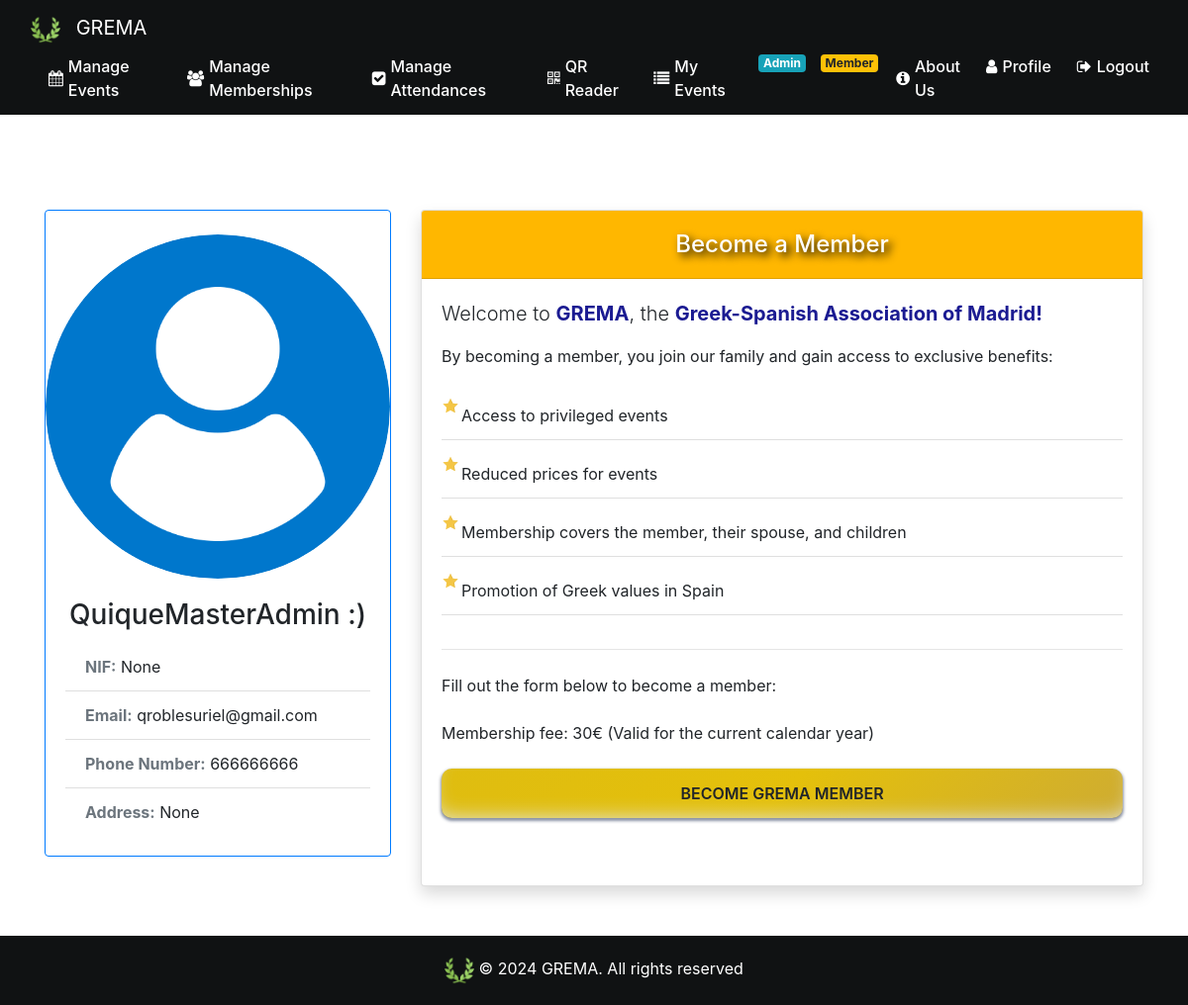
Page /become_member (signed in) on the earlier database version.
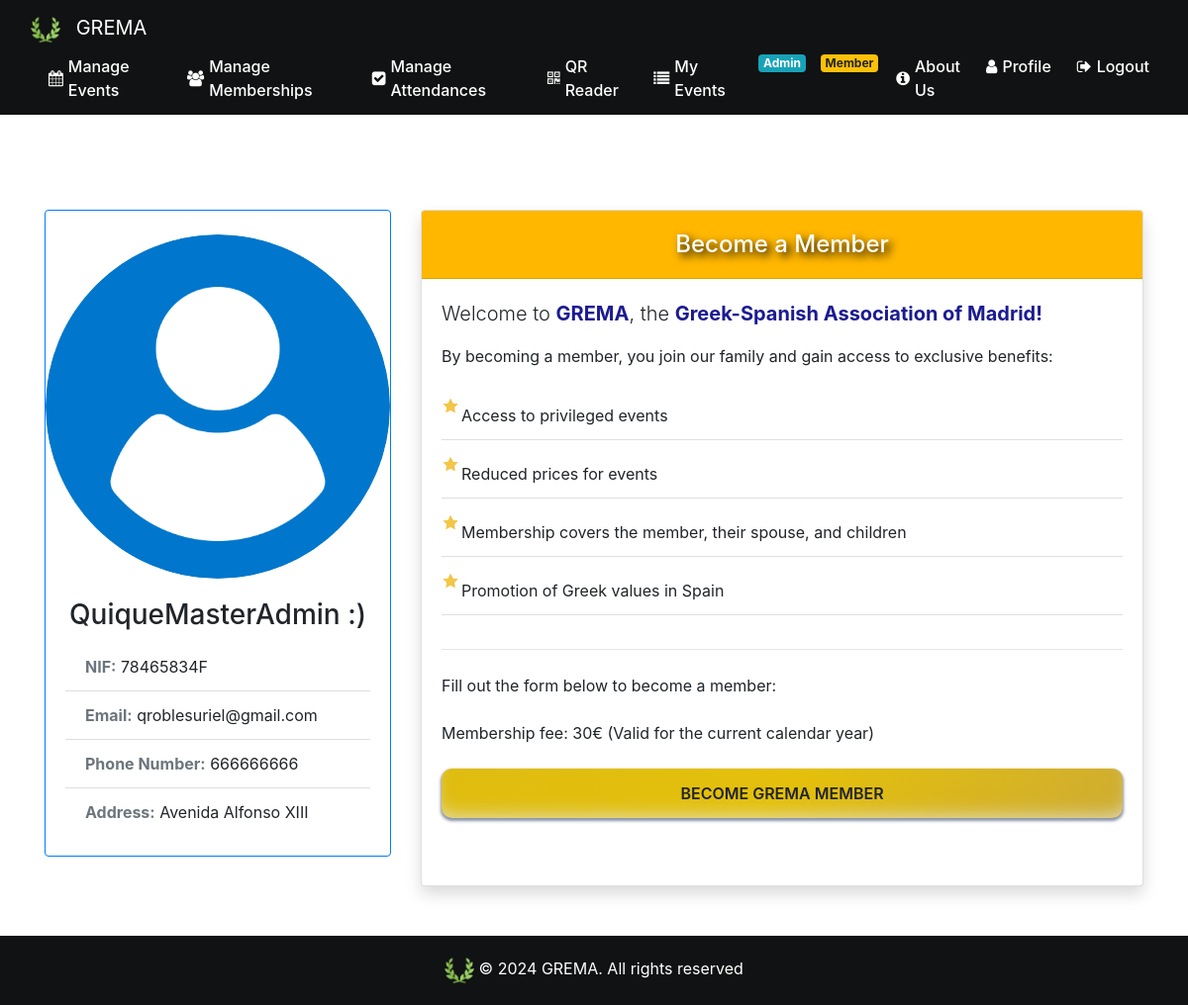
Same page on the later database version.
### website/models.py (models this page shows)
class Admin(db.Model, UserMixin):
    id = db.Column(db.Integer, primary_key=True)
    is_admin = True
    nif =db.Column(db.Integer)
    email = db.Column(db.String(150), unique=True, nullable=False)
    password = db.Column(db.String(150), nullable=False)
    phone_number=db.Column(db.Integer)
    first_name = db.Column(db.String(150))
    surname= db.Column(db.String(150))
    creation_date = db.Column(db.Date, default=func.current_date())
    address=db.Column(db.String(150))
    events = db.relationship('Event')
    admin_profile_image_url = db.Column(db.String(300))

### website/views.py (the view)
@views.route('/become_member', methods=['GET', 'POST'])
@login_required
def become_member():
    return render_template('become_member.html', user=current_user)

### website/views.py (called while the page is built)
@views.context_processor
def inject_membership():
    if current_user.is_authenticated:
        is_member = Fee.query.filter_by(user_fee=current_user.id, payed=True).first() is not None
    else:
        is_member = False
    return dict(is_member=is_member)

### website/templates/become_member.html (shortened to what this page needs)
{% extends "base.html" %}
{% block content %}
<link rel="stylesheet" href="/static/become_member.css">
<br /><br /><br /><br />
<div class="container">
    <div class="row justify-content-center">
        <div class="col-md-4">
            <div class="card mb-4 border-primary">
                <div class="profile-image-container mx-auto mt-4">
                    {% if user.user_profile_image_url %}
                    <img src="{{ user.user_profile_image_url }}" class="card-img-top rounded-circle"
                        alt="Profile Image">
                    {% else %}
                    <img src="{{ url_for('static', filename='images/userLogo.png') }}"
                        class="card-img-top rounded-circle" alt="{{ user.first_name }}">
                    {% endif %}
                </div>
                <div class="card-body">
                    <h3 class="card-title text-center">{{ user.first_name }} {{ user.surname }}</h3>
                    <ul class="list-group list-group-flush">
                        <li class="list-group-item"><strong class="text-secondary">NIF:</strong> {{ user.nif }}</li>
                        <li class="list-group-item"><strong class="text-secondary">Email:</strong> {{ user.email }}</li>
                        <li class="list-group-item"><strong class="text-secondary">Phone Number:</strong> {{
                            user.phone_number }}</li>
                        <li class="list-group-item"><strong class="text-secondary">Address:</strong> {{ user.address }}
                        </li>
                    </ul>
                </div>
            </div>
        </div>
        <div class="col-md-8">
            <div class="card shadow">
                <div class="card-header gold-background text-white text-center"
                    style="text-shadow: 4px 4px 8px #000000;">
                    <h4 class="mb-0">Become a Member</h4>
                </div>
                <div class="card-body">
                    <p class="lead">Welcome to <span style="color: rgb(27, 27, 146); font-weight: bold;">GREMA</span>,
                        the <span style="color: rgb(27, 27, 146); font-weight: bold;">Greek-Spanish Association of
                            Madrid!</span></p>
                    <p class="mb-4">By becoming a member, you join our family and gain access to exclusive benefits:</p>
                    <ul class="list-group list-group-flush custom-list">
                        <li class="list-group-item animated-list-item">Access to privileged events</li>
                        <li class="list-group-item animated-list-item">Reduced prices for events</li>
                        <li class="list-group-item animated-list-item">Membership covers the member, their spouse, and
                            children</li>
                        <li class="list-group-item animated-list-item">Promotion of Greek values in Spain</li>
                    </ul>
                    <hr class="my-4">
                    <p class="mb-4">Fill out the form below to become a member:</p>
                    <p class="mb-4">Membership fee: 30€ (Valid for the current calendar year)</p>
                    <form id=membership-form method="POST" class="border-0">
                        <div id="boton_a_ocultar">
                        <button id="continue-btn" class="btn btn-primary btn-block gold-button  my-button">
                            <span class="shimmer"></span>
                            BECOME GREMA MEMBER
                        </button>
                        <br /><br />
                        </div>
                    </form>
                </div>
            </div>
        </div>
    </div>
</div>
{% endblock %}

### website/templates/base.html (shortened to what this page needs)
<!DOCTYPE html>
<html lang="en">
<head>
  <link rel="stylesheet" href="/static/base.css">
  <link rel="stylesheet" href="https://stackpath.bootstrapcdn.com/bootstrap/4.4.1/css/bootstrap.min.css"
 />
  <link rel="stylesheet" href="https://stackpath.bootstrapcdn.com/font-awesome/4.7.0/css/font-awesome.min.css"
 />
</head>
<body>
  <nav class="navbar navbar-expand-md navbar-dark navbar-custom">
    <div class="container-wide">
      <a class="navbar-brand" href="/"><img src="{{ url_for('static', filename='images/greek_laurel.png') }}"
          alt="GREMA"> GREMA</a>
      <div class="collapse navbar-collapse" id="navbar">
        <ul class="navbar-nav">
          {% if user.is_authenticated %}
          {% if user.is_admin %}
          <li class="nav-item">
            <a class="nav-link" href="/"><i class="fa fa-calendar" aria-hidden="true"></i> Manage Events</a>
          </li>
          <li class="nav-item">
            <a class="nav-link" href="/manage_memberships"><i class="fa fa-users" aria-hidden="true"></i> Manage
              Memberships</a>
          </li>
          <li class="nav-item">
            <a class="nav-link" href="/manage_event_attendances"><i class="fa fa-check-square" aria-hidden="true"></i>
              Manage Attendances</a>
          </li>
          <li class="nav-item">
            <a class="nav-link" href="/qr_reader"><i class="fa fa-qrcode" aria-hidden="true"></i> QR Reader</a>
          </li>
          {% else %}
          <li class="nav-item">
            <a class="nav-link" href="/"><i class="fa fa-calendar" aria-hidden="true"></i> Incoming Events</a>
          </li>
          {% endif %}
          <li class="nav-item">
            <a class="nav-link" href="/my_events"><i class="fa fa-list" aria-hidden="true"></i> My Events</a>
          </li>
          {% endif %}
        </ul>
        {% if user.is_authenticated %}
        <ul class="navbar-nav ml-auto">
          {% if user.is_admin %}
          <li class="nav-item">
            <span class="badge badge-info">Admin</span>
          </li>
          {% endif %}
          {% if not is_member %}
          <li class="nav-item">
            <a class="btn btn-warning nav-link rounded-pill font-weight-bold" id="becomeMember" href="/become_member"><i
                class="fa fa-star" aria-hidden="true"></i> Become Member!</a>
          </li>
          {% else %}
          <li class="nav-item">
            <span class="badge badge-warning">Member</span>
          </li>
          {% endif %}
          <li class="nav-item">
            <a class="nav-link" href="/about_us"><i class="fa fa-info-circle" aria-hidden="true"></i> About Us</a>
          </li>
          <li class="nav-item">
            <a class="nav-link" href="/profile"><i class="fa fa-user" aria-hidden="true"></i> Profile</a>
          </li>
          <li class="nav-item">
            <a class="nav-link" href="/logout"><i class="fa fa-sign-out" aria-hidden="true"></i> Logout</a>
          </li>
        </ul>
        {% endif %}
      </div>
    </div>
  </nav>
  <div class="w-100">{% block content %}{% endblock %}</div>
  <br><br><br><br><br>
  <footer class="footer mt-auto py-3">
    <div class="container text-center">
      <img src="/static/images/greek_laurel.png" alt="Laurel" style="max-height: 30px;" />
      <span>&copy; 2024 GREMA. All rights reserved
    </div>
  </footer>
</body>
</html>

### website/static/base.css (style rules this page uses)
html { position: relative; min-height: 100%; }
body { margin-bottom: 100px; margin: 0; padding: 0; }
.footer { position: absolute; bottom: 0; width: 100%; height: 70px; background-color: #141618; display: flex; align-items: center; justify-content: space-between; padding: 0 30px; box-sizing: border-box; }
.footer img { max-height: 35px; max-width: 100%; vertical-align: middle; align-items: center; }
.navbar-custom { background-color: #101213; padding: 10px 0; }
.navbar-brand { display: flex; align-items: center; }
.navbar-brand img { max-height: 30px; margin-right: 10px; }
.navbar-nav .nav-item { margin-left: 10px; }
.navbar-nav .nav-link { color: #ffffff !important; font-weight: 500; display: flex; align-items: center; padding: 5px 10px; }
.navbar-nav .nav-link .fa { margin-right: 5px; }
.navbar-collapse { justify-content: space-between; }
.navbar-nav.ml-auto { margin-left: auto !important; }
.container-wide { max-width: 1340px; width: 100%; padding-left: 15px; padding-right: 15px; margin-left: auto; margin-right: auto; }
.badge { margin-left: 5px; padding: 5px 10px; font-size: 90%; }
.footer { background-color: #101213; color: white; padding: 20px 0; }
.footer img { max-height: 30px; }

### website/static/become_member.css (style rules this page uses)
.gold-background { background-color: rgb(255, 183, 0); padding: 20px; border-radius: 10px; }
.gold-button { background-color: rgb(255, 183, 0); color: white; border: none; border-radius: 5px; padding: 10px 20px; transition: background-color 0.3s; }
.animated-list-item { transition: transform 0.3s ease; }
.custom-list { list-style: none; padding: 0; }
.custom-list li { position: relative; padding-left: 20px; margin-bottom: 10px; }
.custom-list li:before { content: ""; position: absolute; top: 5px; left: 0; width: 18px; height: 18px; background-image: url('/static/images/star.png'); background-size: cover; }
:root { --glow-hue: 222deg; --shadow-hue: 180deg; --spring-easing: linear(0, 0.002, 0.01 0.9%, 0.038 1.8%, 0.156, 0.312 5.8%, 0.789 11.1%, 1.015 14.2%, 1.096, 1.157, 1.199, 1.224 20.3%, 1.231, 1.231, 1.226, 1.214 24.6%, 1.176 26.9%, 1.057 32.6%, 1.007 35.5%, 0.984, 0.968, 0.956, 0.949 42%, 0.946 44.1%, 0.95 46.5%, 0.998 57.2%, 1.007, 1.011 63.3%, 1.012 68.3%, 0.998 84%, 1); --spring-duration: 1.33s; }
button.my-button { color: var(--bg); font-weight: 600; background-image: linear-gradient(315deg, #caa83a -10%, #e4c00b 50%, #debc11 110%); padding: .8em 1.4em; position: relative; isolation: isolate; box-shadow: 0 2px 3px 1px hsl(var(--glow-hue) 50% 20% / 50%), inset 0 -10px 20px -10px hsla(var(--shadow-hue), 10%, 90%, 95%); border-radius: 0.66em; scale: 1; transition: all var(--spring-duration) var(--spring-easing); }
button.my-button .shimmer { position: absolute; inset: -40px; border-radius: inherit; mask-image: conic-gradient(from var(--shimmer, 0deg), transparent 0%, transparent 10%, black 36%, black 45%, transparent 50%, transparent 60%, black 85%, black 95%, transparent 100%); mask-size: cover; mix-blend-mode: plus-lighter; animation: shimmer 1s linear infinite both; }
button.my-button .shimmer::before, button.my-button .shimmer::after { transition: all 0.5s ease; opacity: 0; content: ""; border-radius: inherit; position: absolute; mix-blend-mode: color; inset: 40px; pointer-events: none; }
button.my-button .shimmer::before { box-shadow: 0 0 3px 2px hsl(var(--glow-hue) 20% 95%), 0 0 7px 4px hsl(var(--glow-hue) 20% 80%), 0 0 13px 4px hsl(var(--glow-hue) 50% 70%), 0 0 25px 5px hsl(var(--glow-hue) 100% 70%); z-index: -1; }
button.my-button .shimmer::after { box-shadow: inset 0 0 0 1px hsl(var(--glow-hue) 70% 95%), inset 0 0 2px 1px hsl(var(--glow-hue) 100% 80%), inset 0 0 5px 2px hsl(var(--glow-hue) 100% 70%); z-index: 2; }

Differences in the rows shown:
changed Admin "QuiqueMasterAdmin": nif "None" → "78465834F"; address "None" → "Avenida Alfonso XIII"
